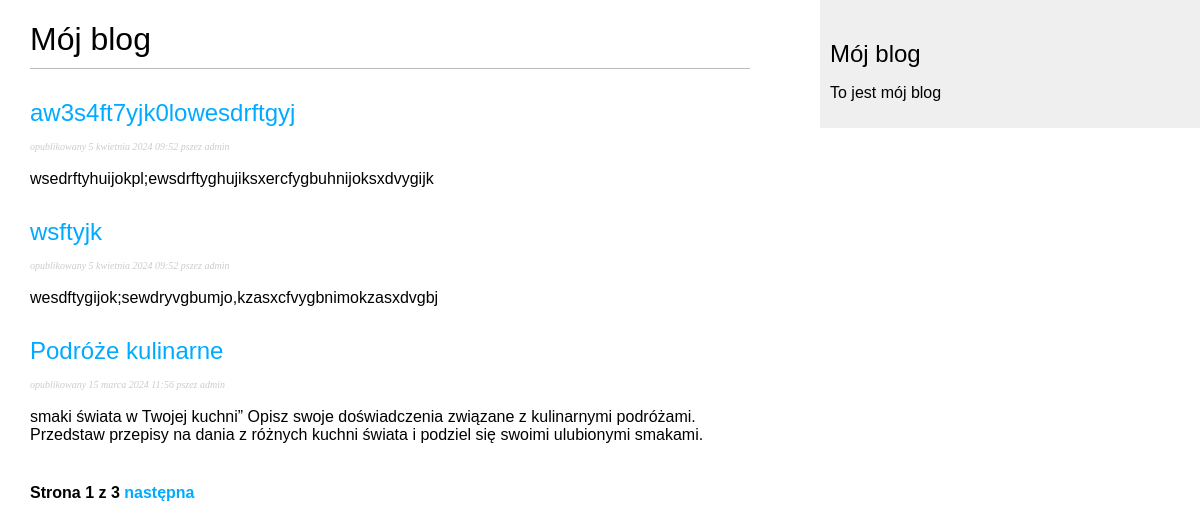
Screenshot of /blog/ with the database file from the repository.
### blog/models.py (models this page shows, shortened)
class Post(models.Model):
    objects = models.Manager()
    published = PublishedManager()
    title = models.CharField(max_length=250)
    body = models.TextField()
    publish = models.DateTimeField(default=timezone.now)
    created = models.DateTimeField(auto_now_add=True)
    updated = models.DateTimeField(auto_now=True)
    STATUS_CHOICES = (
        ('draft', 'Draft'),
        ('published', 'Opublikowany')
    )
    status = models.CharField(max_length=10, choices=STATUS_CHOICES,
                              default='draft')
    slug = models.SlugField(max_length=250, unique_for_date='publish')
    author = models.ForeignKey(User, on_delete=models.CASCADE, related_name='blog_posts')
    class Meta:
        ordering = ('-publish',)
    def get_absolute_url(self):
        return reverse('blog:post_detail', args=[self.publish.year, self.publish.month, self.publish.day, self.slug])

### blog/views.py (the view)
# urls.py: path('',views.PostListView.as_view(), name='post_list'),
class PostListView(ListView):
    queryset = Post.published.all()
    context_object_name = 'posts'
    paginate_by = 3
    template_name = 'blog/post/list.html'

### blog/templates/blog/post/list.html (shortened to what this page needs)
{% extends "blog/base.html" %}
{% block content %}
    <h1 >Mój blog</h1>
    {% for post in posts %}
        <h2><a href="{{ post.get_absolute_url }}">{{ post.title }}</a></h2>
        <p class = "date"><small> opublikowany {{ post.publish }} pszez {{ post.author }} </small></p>
        <p>{{ post.body|truncatewords:30|linebreaks }}</p>
    {% endfor %}
    {% include "blog/pagination.html" with page=page_obj %}
{% endblock %}

### blog/static/css/blog.css (style rules this page uses)
body { margin:0; padding:0; font-family:helvetica, sans-serif; }
a { color:#00abff; text-decoration:none; }
h1 { font-weight:normal; border-bottom:1px solid #bbb; padding:0 0 10px 0; }
h2 { font-weight:normal; margin:30px 0 0; }
p.date { color:#ccc; font-family: georgia, serif; font-size: 12px; font-style: italic; }

### rows the page displays
Post: title "aw3s4ft7yjk0lowesdrftgyj", publish "5 kwietnia 2024 09:52", author "admin", body "wsedrftyhuijokpl;ewsdrftyghujiksxercfygbuhnijoksxdvygijk"
Post: title "wsftyjk", publish "5 kwietnia 2024 09:52", author "admin", body "wesdftygijok;sewdryvgbumjo,kzasxcfvygbnimokzasxdvgbj"
Post: title "Podróże kulinarne", publish "15 marca 2024 11:56", author "admin", body "smaki świata w Twojej kuchni” Opisz swoje doświadczenia związane z kulinarnymi podróżami. Przedstaw przepisy na dania z różnych kuchni świata i podziel się swoimi ulubionymi smakami."

### other values shown
{{ page.number }} "1"
{{ page.paginator.num_pages }} "3"
